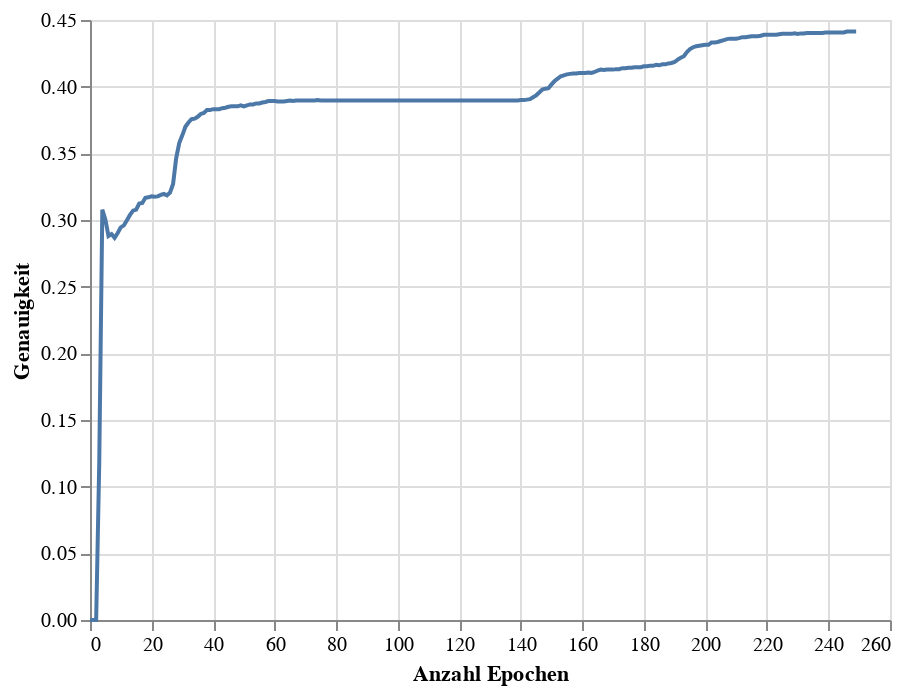

Write notebook code for a chart like this one.
### Code cell
accuracy_chart = alt.Chart(accuracy_df).mark_line().encode(
    x=alt.X('Epoch',title = 'Anzahl Epochen'),
    y=alt.Y('Accuracy', title = 'Genauigkeit')
)
accuracy_chart

### Figure 1 — Vega-Lite specification as saved in the notebook (floating-point values rounded to 4 significant figures; data arrays with more than 128 entries replaced by an {"elided": "..."} marker saying what was removed)
{"config": {"view": {"continuousWidth": 400, "continuousHeight": 300}}, "data": {"name": "data-39bebbc70f12c78082592200b513d994"}, "mark": "line", "encoding": {"x": {"field": "Epoch", "title": "Anzahl Epochen", "type": "quantitative"}, "y": {"field": "Accuracy", "title": "Genauigkeit", "type": "quantitative"}}, "$schema": "https://vega.github.io/schema/vega-lite/v4.17.0.json", "datasets": {"data-39bebbc70f12c78082592200b513d994": {"elided": "250 records"}}}
